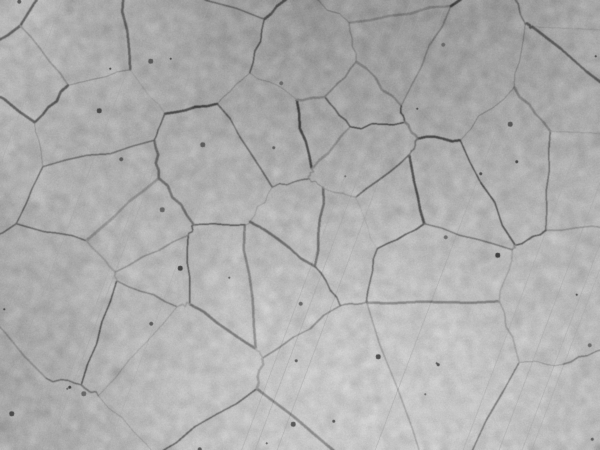
#> input picture demo/sample_01.png, 1200 x 900 px (shown at 1/2 size)
$ python crack_viewer.py demo/sample_01.png
#> lines starting #> are read from the running program, lines starting #| are printed output that depends on the picture
### crack_pipeline.py
"""Crack detection pipeline for microscope images.

All processing lives here, separate from the user interface, so the same
settings give the same result in the interactive viewer and in batch mode.

Pipeline:  grayscale -> CLAHE -> line filter (black-hat or Frangi) -> gain
           -> threshold -> gap bridging -> skeleton -> length filter -> measurements
"""

import json
from dataclasses import asdict, dataclass

import cv2
import numpy as np
from skimage.filters import frangi
from skimage.morphology import skeletonize

METHODS = ("Black-hat", "Frangi")


@dataclass
class Params:
    scale: float = 0.5        # resize factor before processing (speed)
    clahe: int = 20           # CLAHE clip limit x10 (0 = off)
    method: int = 1           # 0 = black-hat, 1 = Frangi vesselness filter
    gain: int = 20            # line strength: response x gain/20
    threshold: int = 40       # 0..255 on the line response (0 = show response only)
    bridge: int = 2           # radius of the closing that joins small gaps (0 = off)
    min_length: int = 40      # remove skeleton pieces shorter than this (pixels, processing scale)

    def to_json(self, path):
        with open(path, "w") as f:
            json.dump(asdict(self), f, indent=2)

    # [4 lines left out: function from_json, not called in this run]


def load_gray(path):
    """Read an image as 8-bit grayscale (also handles 16-bit TIFFs)."""
    img = cv2.imread(str(path), cv2.IMREAD_UNCHANGED)
    if img is None:
        raise IOError(f"Could not read image: {path}")
    if img.ndim == 3:
        img = cv2.cvtColor(img[..., :3], cv2.COLOR_BGR2GRAY)
    if img.dtype != np.uint8:
        img = cv2.normalize(img, None, 0, 255, cv2.NORM_MINMAX).astype(np.uint8)
    return img


def resize(img, scale):
    if scale == 1.0:
        return img
    return cv2.resize(img, None, fx=scale, fy=scale, interpolation=cv2.INTER_AREA)


def enhance(gray, clahe):
    """Local contrast enhancement (CLAHE); returns the input if clahe == 0."""
    if clahe <= 0:
        return gray
    return cv2.createCLAHE(clipLimit=clahe / 10.0, tileGridSize=(8, 8)).apply(gray)


def line_response(enhanced, method):
    """Map where dark, thin, line-like structures (cracks) are bright, scaled to 0..255."""
    if method == 1:
        # Frangi filter: responds to tube-like structures; black_ridges -> dark cracks
        resp = frangi(enhanced, sigmas=range(1, 4), black_ridges=True)
    else:
        # Black-hat: closing minus image -> dark features narrower than the kernel
        kernel = cv2.getStructuringElement(cv2.MORPH_ELLIPSE, (15, 15))
        resp = cv2.morphologyEx(enhanced, cv2.MORPH_BLACKHAT, kernel).astype(float)
    resp = np.nan_to_num(resp)
    top = np.percentile(resp, 99.5)          # robust scaling: a few extreme pixels do not dominate
    return np.clip(resp / (top + 1e-12) * 255, 0, 255).astype(np.uint8)


def apply_gain(response, gain):
    return cv2.convertScaleAbs(response, alpha=gain / 20.0)


def segment(response, threshold, bridge):
    """Binary crack mask from the line response."""
    _, mask = cv2.threshold(response, threshold, 255, cv2.THRESH_BINARY)
    if bridge > 0:
        k = cv2.getStructuringElement(cv2.MORPH_ELLIPSE, (2 * bridge + 1, 2 * bridge + 1))
        mask = cv2.morphologyEx(mask, cv2.MORPH_CLOSE, k)
    return mask


def skeleton_filtered(mask, min_length):
    """One-pixel skeleton with pieces shorter than min_length removed.

    Length is measured as the number of skeleton pixels of each connected piece,
    which is the length of a 1-pixel-wide line.
    """
    skel = skeletonize(mask > 0).astype(np.uint8)
    n, labels, stats, _ = cv2.connectedComponentsWithStats(skel, connectivity=8)
    keep = np.zeros(n, dtype=bool)
    keep[1:] = stats[1:, cv2.CC_STAT_AREA] >= max(min_length, 1)
    return (keep[labels] * 255).astype(np.uint8), int(keep.sum())


class CrackPipeline:
    """Runs the pipeline on one image and caches the slow steps (Frangi, skeleton)."""

    def __init__(self, gray_full, scale=0.5):
        self.full_shape = gray_full.shape
        self.scale = scale
        self.gray = resize(gray_full, scale)
        self._cache = {}

    def _cached(self, key, fn):
        if key not in self._cache:
            if len(self._cache) > 32:
                self._cache.clear()
            self._cache[key] = fn()
        return self._cache[key]

    def run(self, p: Params, um_per_px=None):
        """Return a dict with all intermediate images and the measurements."""
        enhanced = self._cached(("enh", p.clahe), lambda: enhance(self.gray, p.clahe))
        response = self._cached(("resp", p.clahe, p.method), lambda: line_response(enhanced, p.method))
        boosted = apply_gain(response, p.gain)
        out = {"enhanced": enhanced, "response": boosted, "mask": None, "skeleton": None,
               "stats": None}
        if p.threshold <= 0:
            return out
        key = ("skel", p.clahe, p.method, p.gain, p.threshold, p.bridge, p.min_length)
        mask, (skel, n_cracks) = self._cached(key, lambda: _segment_and_skeleton(boosted, p))
        out.update(mask=mask, skeleton=skel, stats=measure(skel, n_cracks, self.scale, um_per_px))
        return out


def _segment_and_skeleton(response, p):
    mask = segment(response, p.threshold, p.bridge)
    return mask, skeleton_filtered(mask, p.min_length)


def measure(skeleton, n_cracks, scale, um_per_px=None):
    """Crack count, total length and density, converted back to original image pixels."""
    h, w = skeleton.shape
    length_px = (skeleton > 0).sum() / scale              # length in original-resolution pixels
    area_px = (h / scale) * (w / scale)
    stats = {"cracks": n_cracks, "length_px": round(float(length_px), 1),
             "density_per_px": round(float(length_px / area_px), 6)}
    if um_per_px:
        stats["length_um"] = round(float(length_px * um_per_px), 1)
        stats["density_per_um"] = round(float(length_px * um_per_px / (area_px * um_per_px ** 2)), 6)
    return stats


def overlay(gray, skeleton, thickness=1, color=(0, 0, 255)):
    """Draw the skeleton in color on top of the grayscale image."""
    view = cv2.cvtColor(gray, cv2.COLOR_GRAY2BGR)
    lines = skeleton
    if thickness > 1:
        lines = cv2.dilate(skeleton, np.ones((thickness, thickness), np.uint8))
    view[lines > 0] = color
    return view


# [16 lines left out: function compare_to_truth, not called in this run]

### crack_viewer.py
"""Interactive crack viewer: tune the crack detection with sliders and see the result live.

Usage:
    python crack_viewer.py demo/sample_01.png
    python crack_viewer.py my_image.tif --scale 0.5 --um-per-px 0.217 --params my_settings.json

Sliders (window "Controls"):
    CLAHE x10        local contrast enhancement (0 = off)
    Method           0 = black-hat, 1 = Frangi line filter
    Line Strength    gain on the line response (20 = x1)
    Threshold        0 = show the line response only; >0 = segment cracks
    Gap Bridge       joins small gaps between crack pieces
    Min Length       removes crack pieces shorter than this (pixels)
    View             0 = original, 1 = response, 2 = mask, 3 = cracks on image
    Line Width       display thickness of the drawn cracks

Keys:
    s   save the current result (overlay, skeleton, settings, measurements) to results/
    r   reset all sliders to the default settings
    q   quit (Esc also works)
"""

import argparse
import json
from dataclasses import asdict
from pathlib import Path

import cv2
import numpy as np

from crack_pipeline import METHODS, CrackPipeline, Params, load_gray, overlay

CTRL, VIEW = "Controls", "Crack Viewer"
VIEW_NAMES = ("Original", "Line response", "Mask", "Cracks on image")
SLIDERS = [  # (label, Params field or None, max)
    ("CLAHE x10", "clahe", 80),
    ("Method", "method", 1),
    ("Line Strength", "gain", 100),
    ("Threshold", "threshold", 255),
    ("Gap Bridge", "bridge", 10),
    ("Min Length", "min_length", 400),
    ("View", None, 3),
    ("Line Width", None, 4),
]


def create_controls(p: Params, view=3, width=1):
    cv2.namedWindow(CTRL, cv2.WINDOW_NORMAL)
    cv2.namedWindow(VIEW, cv2.WINDOW_NORMAL)
    defaults = {**asdict(p), "View": view, "Line Width": width}
    for label, field, maximum in SLIDERS:
        value = defaults[field] if field else defaults[label]
        cv2.createTrackbar(label, CTRL, int(value), maximum, lambda _: None)


def set_controls(p: Params, view=3, width=1):
    values = {**asdict(p), "View": view, "Line Width": width}
    for label, field, _ in SLIDERS:
        cv2.setTrackbarPos(label, CTRL, int(values[field] if field else values[label]))


def read_controls(scale):
    vals = {label: cv2.getTrackbarPos(label, CTRL) for label, _, _ in SLIDERS}
    p = Params(scale=scale, **{f: vals[l] for l, f, _ in SLIDERS if f})
    p.gain = max(p.gain, 1)
    return p, vals["View"], max(vals["Line Width"], 1)


def render(pipe, p, view, width, um_per_px=None):
    """Build the image shown in the viewer window, with a status line."""
    res = pipe.run(p, um_per_px)
    if view == 0:
        img = cv2.cvtColor(pipe.gray, cv2.COLOR_GRAY2BGR)
    elif view == 1 or res["skeleton"] is None:          # no segmentation yet: show the response
        img = cv2.cvtColor(res["response"], cv2.COLOR_GRAY2BGR)
    elif view == 2:
        img = cv2.cvtColor(res["mask"], cv2.COLOR_GRAY2BGR)
    else:
        img = overlay(res["enhanced"], res["skeleton"], thickness=width)

    status = f"{VIEW_NAMES[view]} | {METHODS[p.method]}"
    if res["stats"]:
        s = res["stats"]
        if "length_um" in s:
            status += f" | cracks: {s['cracks']}  length: {s['length_um']:.0f} um  density: {s['density_per_um']:.4f} um/um2"
        else:
            status += f" | cracks: {s['cracks']}  length: {s['length_px']:.0f} px"
    elif p.threshold == 0:
        status += " | set Threshold > 0 to segment cracks"
    bar = np.full((28, img.shape[1], 3), 30, np.uint8)
    cv2.putText(bar, status, (8, 19), cv2.FONT_HERSHEY_SIMPLEX, 0.5, (255, 255, 255), 1, cv2.LINE_AA)
    return np.vstack([img, bar]), res


def save_result(image_path, pipe, p, res, width, out_dir="results"):
    out = Path(out_dir); out.mkdir(exist_ok=True)
    stem = Path(image_path).stem
    p.to_json(out / f"{stem}_params.json")
    if res["skeleton"] is not None:
        cv2.imwrite(str(out / f"{stem}_overlay.png"), overlay(res["enhanced"], res["skeleton"], width))
        cv2.imwrite(str(out / f"{stem}_skeleton.png"), res["skeleton"])
        cv2.imwrite(str(out / f"{stem}_mask.png"), res["mask"])
        with open(out / f"{stem}_measurements.json", "w") as f:
            json.dump(res["stats"], f, indent=2)
    print(f"Saved results for {stem} to {out}/")


def main():
    ap = argparse.ArgumentParser(description="Interactive crack detection viewer")
    ap.add_argument("image", help="path to the microscope image")
    ap.add_argument("--scale", type=float, default=0.5, help="resize factor for speed (default 0.5)")
    ap.add_argument("--um-per-px", type=float, default=None, help="micrometres per pixel of the original image")
    ap.add_argument("--params", default=None, help="start from settings saved earlier (JSON)")
    args = ap.parse_args()

    start = Params.from_json(args.params) if args.params else Params()
    start.scale = args.scale
    pipe = CrackPipeline(load_gray(args.image), scale=args.scale)
#> in load_gray, img is the input picture: shape (900, 1200); min 57, max 217, mean 175
#> in __init__, `self.full_shape = gray_full.shape`: self.full_shape = (900, 1200)
    create_controls(start)

    print(__doc__.split("Keys:")[1])
    while True:
        p, view, width = read_controls(args.scale)
        frame, res = render(pipe, p, view, width, args.um_per_px)
#> in line_response, `resp = frangi(enhanced, sigmas=range(1, 4), black_ridges=True)`:
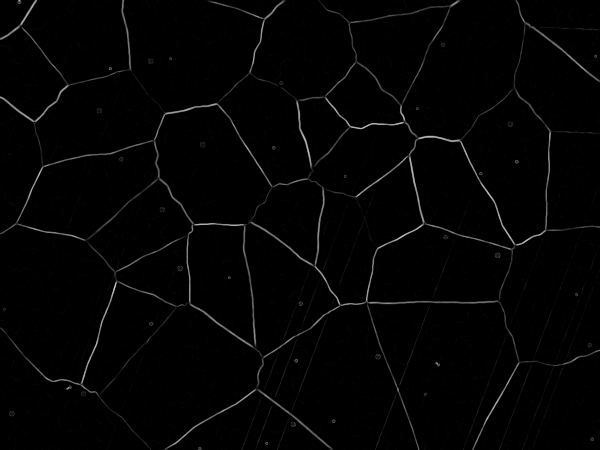
#> resp: shape (450, 600) float64; min 0, max 0.787, mean 0.0149
#> in line_response, `top = np.percentile(resp, 99.5)`: top = 0.507
#> in segment, `_, mask = cv2.threshold(response, threshold, 255, cv2.THRESH_BINARY)`:
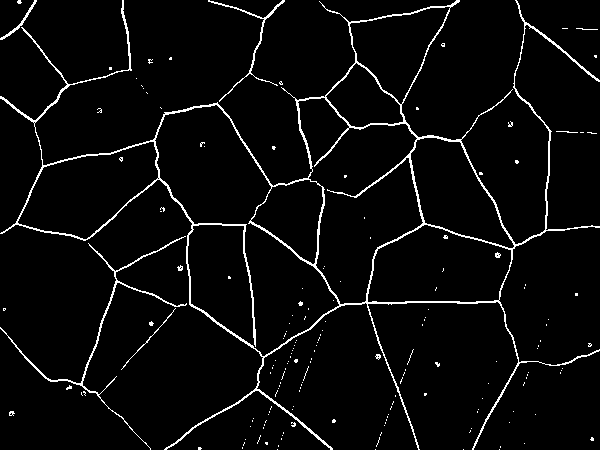
#> mask: shape (450, 600); 4.1% white in thin lines or dots
#> in segment, `mask = cv2.morphologyEx(mask, cv2.MORPH_CLOSE, k)`: mask: shape (450, 600); 4.3% white in thin lines or dots
#> in skeleton_filtered, `skel = skeletonize(mask > 0).astype(np.uint8)`: skel: shape (450, 600); values 0 (black) and 1 (white), 1.9% white in thin lines or dots
#> in skeleton_filtered, `n, labels, stats, _ = cv2.connectedComponentsWithStats(skel, connectiv..`:
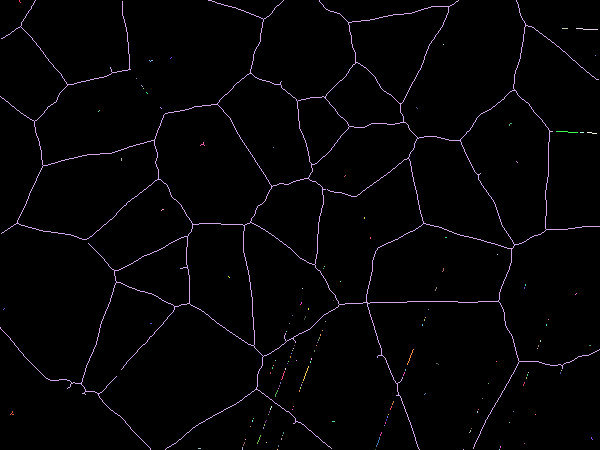
#> labels: shape (450, 600) int32; 151 distinct labels, from 0 to 150; one colour per label, 0 black
#> in skeleton_filtered, `n, labels, stats, _ = cv2.connectedComponentsWithStats(skel, connectiv..`: n = 151; stats = 151 rows, first 6: [0, 0, 600, 450, 264802], [19, 0, 2, 3, 3], [0, 0, 600, 450, 4804], [562, 28, 6, 1, 6], [576, 28, 22, 2, 22], [443, 44, 1, 1, 1]
#> in run, `mask, (skel, n_cracks) = self._cached(key, lambda: _segment_and_skelet..`:
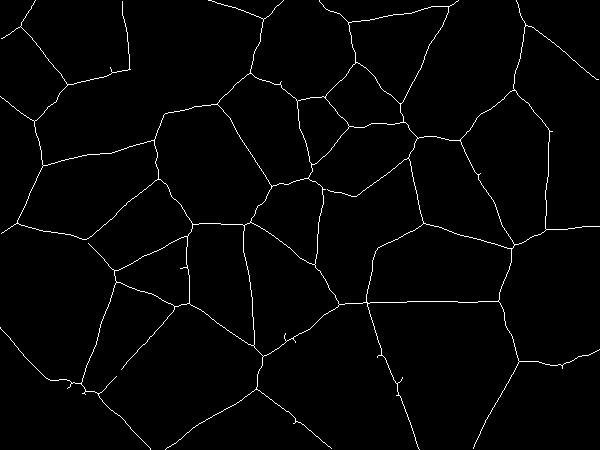
#> skel: shape (450, 600); 1.8% white in thin lines or dots
#> in run, `mask, (skel, n_cracks) = self._cached(key, lambda: _segment_and_skelet..`: n_cracks = 1
#> in measure, `length_px = (skeleton > 0).sum() / scale`: length_px = 9608
#> in measure, `stats = {"cracks": n_cracks, "length_px": round(float(length_px), 1), ..`: stats = {'cracks': 1, 'length_px': 9608, 'density_per_px': 0.0089}
#> in render, `res = pipe.run(p, um_per_px)`: res = 5 items
#> in overlay, `view[lines > 0] = color`:
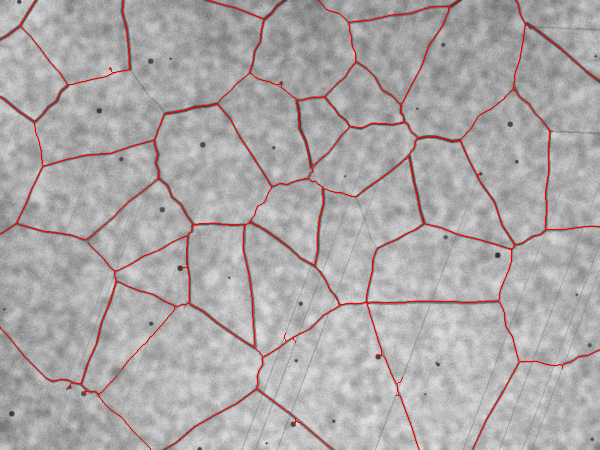
#> view: shape (450, 600, 3); mean B, G, R 168.9, 168.9, 173.5
#> in render, `s = res["stats"]`: s has the same summary as stats in measure
#> in render, `cv2.putText(bar, status, (8, 19), cv2.FONT_HERSHEY_SIMPLEX, 0.5, (255,..`:
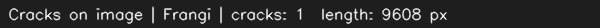
#> bar: shape (28, 600, 3); min 30, max 254, mean 44.6
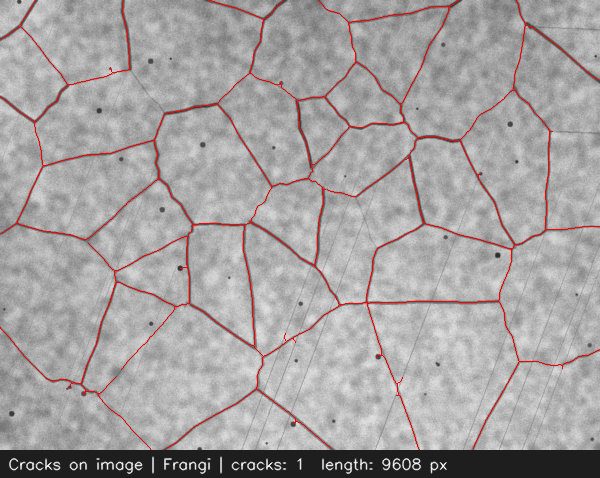
#> frame: shape (478, 600, 3); mean of channels 0, 1, 2 161.7, 161.7, 165.9; drawn as B, G, R
#> res = 5 items
        cv2.imshow(VIEW, frame)
        key = cv2.waitKey(30) & 0xFF
#> (key q is pressed here)
        if key in (ord("q"), 27):
            break
        if key == ord("s"):
            save_result(args.image, pipe, p, res, width)
        if key == ord("r"):
            set_controls(Params(scale=args.scale))
        if cv2.getWindowProperty(VIEW, cv2.WND_PROP_VISIBLE) < 1:
            break
    cv2.destroyAllWindows()


if __name__ == "__main__":
    main()

$ run again, with demo/sample_02.png copied over demo/sample_01.png
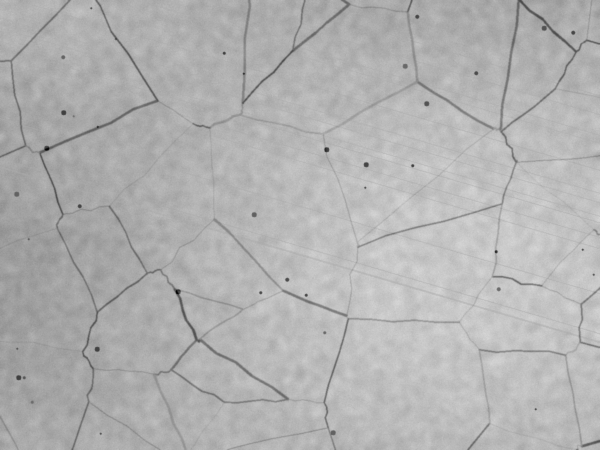
#> input picture demo/sample_02.png, 1200 x 900 px (shown at 1/2 size)
#> in load_gray, img is the input picture: shape (900, 1200); min 0, max 217, mean 178.3
#> self.full_shape = (900, 1200)
#> top = 0.389
#> in skeleton_filtered, `n, labels, stats, _ = cv2.connectedComponentsWithStats(skel, connectiv..`:
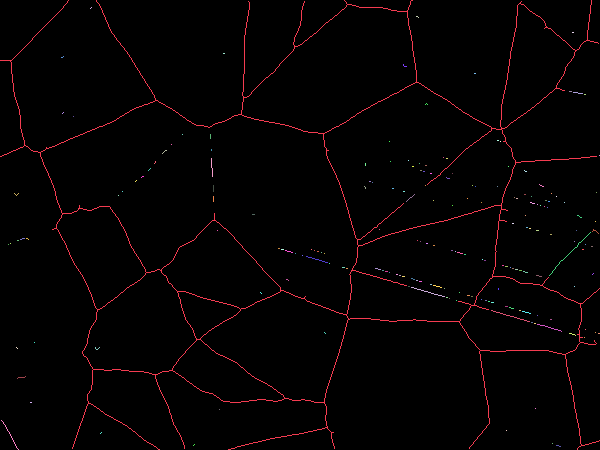
#> labels: shape (450, 600) int32; 193 distinct labels, from 0 to 192; one colour per label, 0 black
#> in skeleton_filtered, `n, labels, stats, _ = cv2.connectedComponentsWithStats(skel, connectiv..`: n = 193; stats = 193 rows, first 6: [0, 0, 600, 450, 264739], [0, 0, 600, 450, 4607], [90, 7, 2, 2, 2], [416, 16, 3, 2, 3], [572, 32, 2, 1, 2], [223, 53, 2, 1, 2]
#> n_cracks = 2
#> length_px = 9308
#> in measure, `stats = {"cracks": n_cracks, "length_px": round(float(length_px), 1), ..`: stats = {'cracks': 2, 'length_px': 9308, 'density_per_px': 0.00862}
#> in render, `res = pipe.run(p, um_per_px)`: res = 5 items
#> s has the same summary as stats in measure
#> in main, `frame, res = render(pipe, p, view, width, args.um_per_px)`:
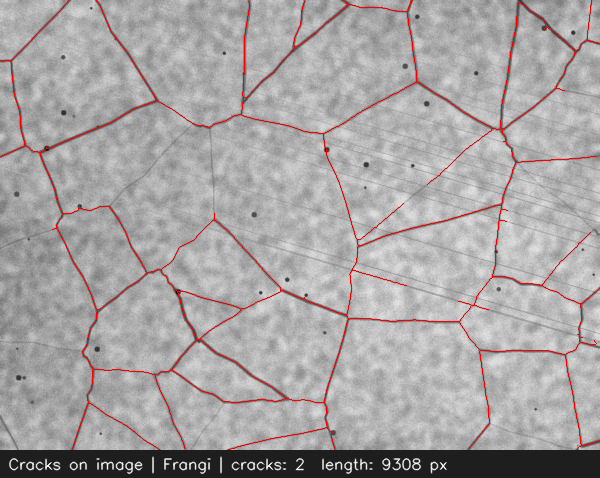
#> frame: shape (478, 600, 3); mean of channels 0, 1, 2 164.1, 164.1, 168.2; drawn as B, G, R

$ run again, with demo/sample_03.png copied over demo/sample_01.png
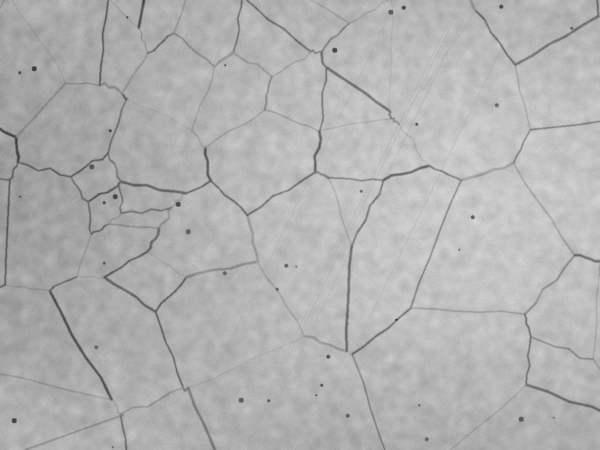
#> input picture demo/sample_03.png, 1200 x 900 px (shown at 1/2 size)
#> in load_gray, img is the input picture: shape (900, 1200); min 15, max 216, mean 178.6
#> self.full_shape = (900, 1200)
#> top = 0.471
#> in skeleton_filtered, `n, labels, stats, _ = cv2.connectedComponentsWithStats(skel, connectiv..`:
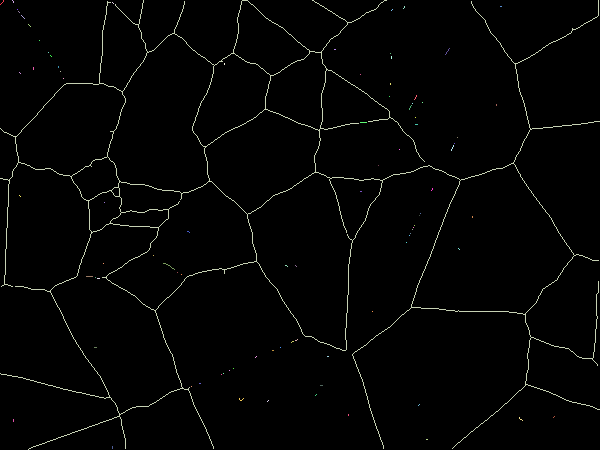
#> labels: shape (450, 600) int32; 91 distinct labels, from 0 to 90; one colour per label, 0 black
#> in skeleton_filtered, `n, labels, stats, _ = cv2.connectedComponentsWithStats(skel, connectiv..`: n = 91; stats = 91 rows, first 6: [0, 0, 600, 450, 264874], [0, 0, 4, 5, 5], [12, 0, 2, 3, 3], [0, 0, 600, 450, 4921], [112, 2, 2, 2, 2], [403, 6, 2, 3, 3]
#> n_cracks = 1
#> length_px = 9842
#> in measure, `stats = {"cracks": n_cracks, "length_px": round(float(length_px), 1), ..`: stats = {'cracks': 1, 'length_px': 9842, 'density_per_px': 0.00911}
#> in render, `res = pipe.run(p, um_per_px)`: res = 5 items
#> s has the same summary as stats in measure
#> in main, `frame, res = render(pipe, p, view, width, args.um_per_px)`:
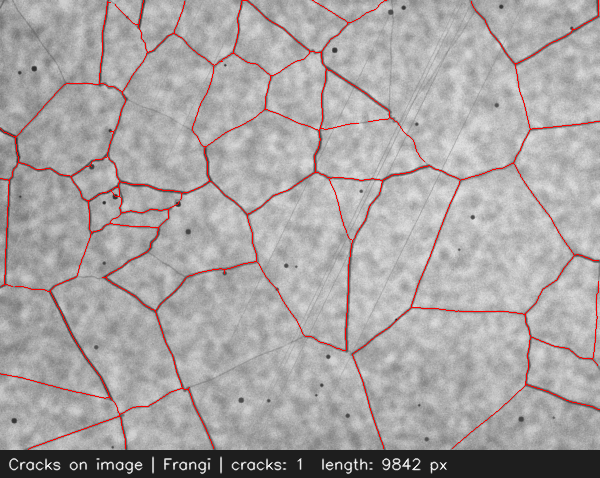
#> frame: shape (478, 600, 3); mean of channels 0, 1, 2 164.2, 164.2, 168.6; drawn as B, G, R
